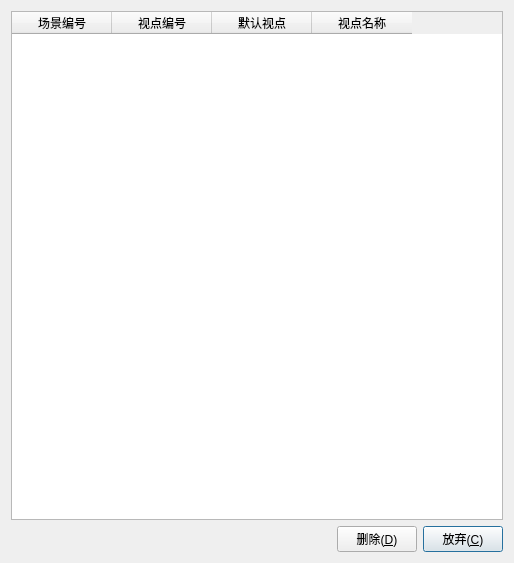
<?xml version="1.0" encoding="UTF-8"?>
<ui version="4.0">
 <class>DlgDelViewPoint</class>
 <widget class="QDialog" name="DlgDelViewPoint">
  <property name="geometry">
   <rect>
    <x>0</x>
    <y>0</y>
    <width>514</width>
    <height>563</height>
   </rect>
  </property>
  <property name="windowTitle">
   <string>删除视点</string>
  </property>
  <layout class="QGridLayout" name="gridLayout">
   <item row="0" column="0">
    <widget class="QTableWidget" name="tableWidget">
     <column>
      <property name="text">
       <string>场景编号</string>
      </property>
     </column>
     <column>
      <property name="text">
       <string>视点编号</string>
      </property>
     </column>
     <column>
      <property name="text">
       <string>默认视点</string>
      </property>
     </column>
     <column>
      <property name="text">
       <string>视点名称</string>
      </property>
     </column>
    </widget>
   </item>
   <item row="1" column="0">
    <layout class="QHBoxLayout" name="horizontalLayout">
     <item>
      <spacer name="horizontalSpacer">
       <property name="orientation">
        <enum>Qt::Horizontal</enum>
       </property>
       <property name="sizeHint" stdset="0">
        <size>
         <width>40</width>
         <height>20</height>
        </size>
       </property>
      </spacer>
     </item>
     <item>
      <widget class="QPushButton" name="pushButton_del">
       <property name="text">
        <string>删除(&amp;D)</string>
       </property>
       <property name="icon">
        <iconset resource="ssp_gui_3d.qrc">
         <normaloff>:/ssp_gui_3d/ok</normaloff>:/ssp_gui_3d/ok</iconset>
       </property>
      </widget>
     </item>
     <item>
      <widget class="QPushButton" name="pushButton_cancel">
       <property name="text">
        <string>放弃(&amp;C)</string>
       </property>
       <property name="icon">
        <iconset resource="ssp_gui_3d.qrc">
         <normaloff>:/ssp_gui_3d/cancel</normaloff>:/ssp_gui_3d/cancel</iconset>
       </property>
       <property name="default">
        <bool>true</bool>
       </property>
      </widget>
     </item>
    </layout>
   </item>
  </layout>
 </widget>
 <layoutdefault spacing="6" margin="11"/>
 <resources>
  <include location="ssp_gui_3d.qrc"/>
 </resources>
 <connections/>
</ui>
